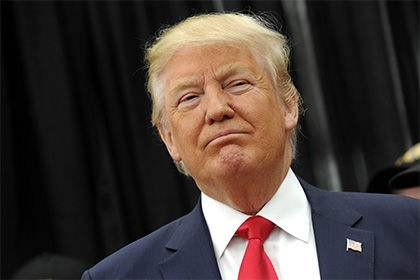
#> input picture images/1.jpeg, 420 x 280 px
$ python -i training_data.py   (imports and definitions only)
#> lines starting #> are read from the running program, lines starting #| are printed output that depends on the picture
import numpy
from utils.umeyama import umeyama
import cv2

random_transform_args = {
    'rotation_range': 10,
    'zoom_range': 0.05,
    'shift_range': 0.05,
    'random_flip': 0.4,
}


def random_transform(image, rotation_range, zoom_range, shift_range, random_flip):
    h, w = image.shape[0:2]
    rotation = numpy.random.uniform(-rotation_range, rotation_range)
    scale = numpy.random.uniform(1 - zoom_range, 1 + zoom_range)
    tx = numpy.random.uniform(-shift_range, shift_range) * w
    ty = numpy.random.uniform(-shift_range, shift_range) * h
    mat = cv2.getRotationMatrix2D((w // 2, h // 2), rotation, scale)
    mat[:, 2] += (tx, ty)
    result = cv2.warpAffine(image, mat, (w, h), borderMode=cv2.BORDER_REPLICATE)
    if numpy.random.random() < random_flip:
        result = result[:, ::-1]
    return result


# get pair of random warped images from aligened face image
def random_warp(image):
    assert image.shape == (256, 256, 3)
    range_ = numpy.linspace(128 - 80, 128 + 80, 5)
    mapx = numpy.broadcast_to(range_, (5, 5))
    mapy = mapx.T

    mapx = mapx + numpy.random.normal(size=(5, 5), scale=5)
    mapy = mapy + numpy.random.normal(size=(5, 5), scale=5)

    interp_mapx = cv2.resize(mapx, (80, 80))[8:72, 8:72].astype('float32')
    interp_mapy = cv2.resize(mapy, (80, 80))[8:72, 8:72].astype('float32')

    # just crop the image, remove the top left bottom right 8 pixels (in order to get the pure face)
    warped_image = cv2.remap(image, interp_mapx, interp_mapy, cv2.INTER_LINEAR)

    src_points = numpy.stack([mapx.ravel(), mapy.ravel()], axis=-1)
    dst_points = numpy.mgrid[0:65:16, 0:65:16].T.reshape(-1, 2)
    mat = umeyama(src_points, dst_points, True)[0:2]
    target_image = cv2.warpAffine(image, mat, (64, 64))
    return warped_image, target_image


def get_training_data(images, batch_size):
    indices = numpy.random.randint(len(images), size=batch_size)
    for i, index in enumerate(indices):
        image = images[index]
        image = random_transform(image, **random_transform_args)
        warped_img, target_img = random_warp(image)
        if i == 0:
            warped_images = numpy.empty((batch_size,) + warped_img.shape, warped_img.dtype)
            target_images = numpy.empty((batch_size,) + target_img.shape, warped_img.dtype)
        warped_images[i] = warped_img
        target_images[i] = target_img
    return warped_images, target_images

>>> import cv2
>>> picture = cv2.imread('../images/1.jpeg', cv2.IMREAD_GRAYSCALE)
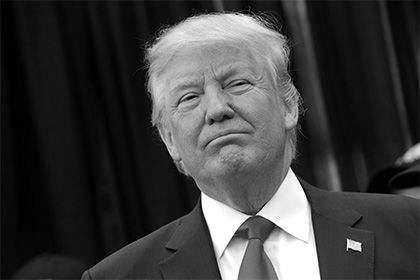
#> picture: shape (280, 420); min 0, max 255, mean 61.4
#> (the run stopped early here; a loop or call above may not have finished)

$ run again, on images/2.jpeg
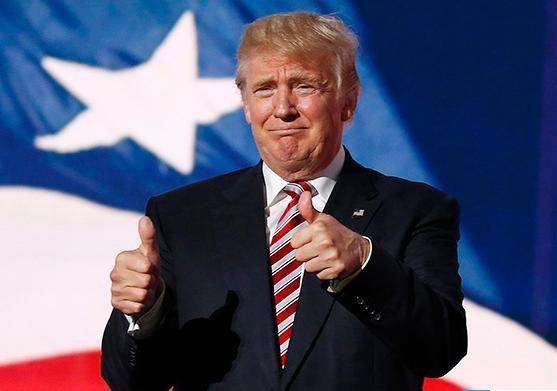
#> input picture images/2.jpeg, 557 x 391 px
#> `picture = cv2.imread('../images/1.jpeg', cv2.IMREAD_GRAYSCALE)`:
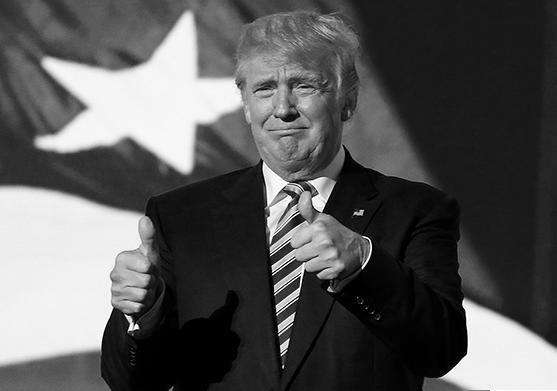
#> picture: shape (391, 557); min 0, max 255, mean 87.7

$ run again, on images/3.jpeg
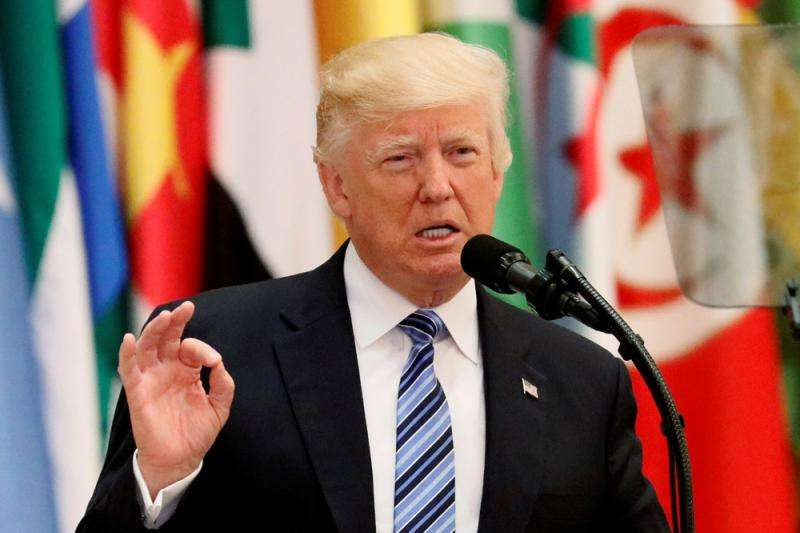
#> input picture images/3.jpeg, 800 x 533 px
#> `picture = cv2.imread('../images/1.jpeg', cv2.IMREAD_GRAYSCALE)`:
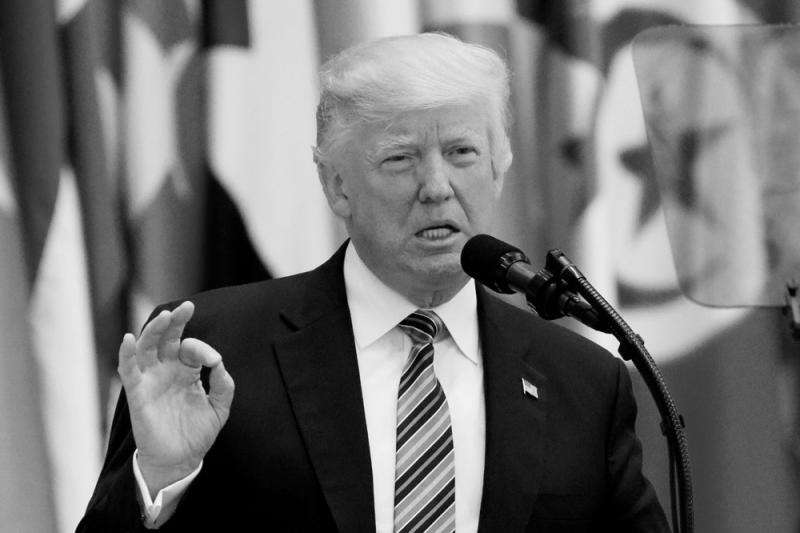
#> picture: shape (533, 800); min 0, max 255, mean 114.1

$ run again, on images/4.jpeg
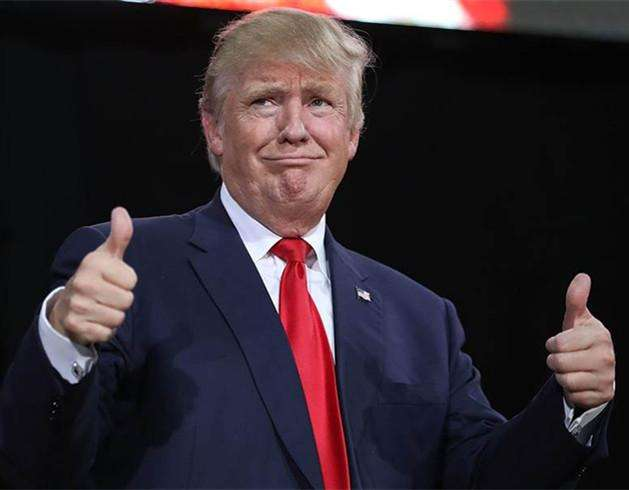
#> input picture images/4.jpeg, 629 x 490 px
#> `picture = cv2.imread('../images/1.jpeg', cv2.IMREAD_GRAYSCALE)`:
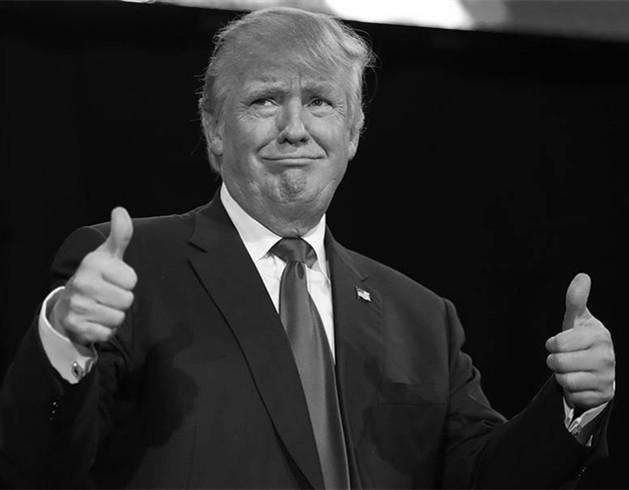
#> picture: shape (490, 629); min 0, max 255, mean 43.8
